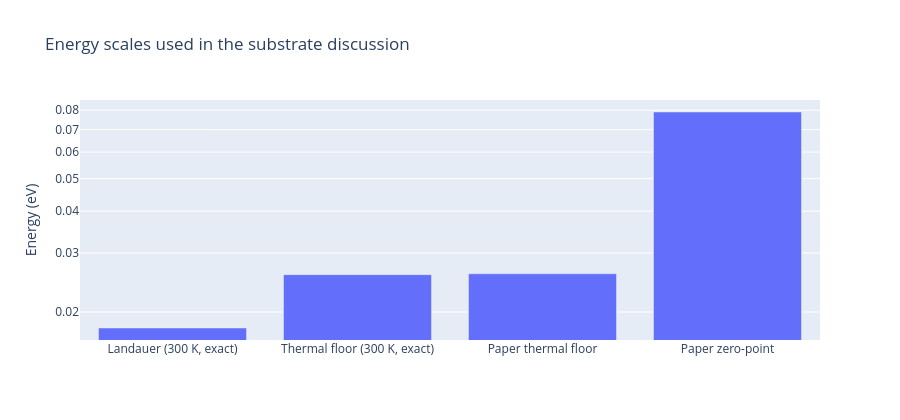

The notebook cell saved with this chart:
### Code cell
energy_df = pd.DataFrame({
    "scale": ["Landauer (300 K, exact)", "Thermal floor (300 K, exact)", "Paper thermal floor", "Paper zero-point"],
    "eV": [landauer_eV_exact, thermal_eV_exact, quoted_thermal_eV, quoted_zero_point_eV]
})

fig_energy = px.bar(
    energy_df,
    x="scale",
    y="eV",
    log_y=True,
    title="Energy scales used in the substrate discussion",
    labels={"eV": "Energy (eV)", "scale": ""}
)
fig_energy.update_layout(height=420)
fig_energy.show()

if EXPORT_ARTIFACTS:
    fig_energy.write_html(OUTPUT_DIR / "energy_scales.html")

### Figure 1 — Plotly figure (JSON) as saved in the notebook; plotly's stock layout.template omitted (floating-point values rounded to 4 significant figures)
{"data": [{"hovertemplate": "=%{x}<br>Energy (eV)=%{y}<extra></extra>", "legendgroup": "", "marker": {"color": "#636efa", "pattern": {"shape": ""}}, "name": "", "orientation": "v", "showlegend": false, "textposition": "auto", "type": "bar", "x": ["Landauer (300 K, exact)", "Thermal floor (300 K, exact)", "Paper thermal floor", "Paper zero-point"], "xaxis": "x", "y": [0.01792, 0.02585, 0.026, 0.079], "yaxis": "y"}], "layout": {"barmode": "relative", "height": 420, "legend": {"tracegroupgap": 0}, "title": {"text": "Energy scales used in the substrate discussion"}, "xaxis": {"anchor": "y", "domain": [0, 1], "title": {"text": ""}}, "yaxis": {"anchor": "x", "domain": [0, 1], "title": {"text": "Energy (eV)"}, "type": "log"}}}
